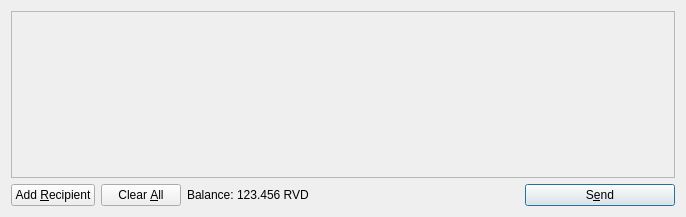
<?xml version="1.0" encoding="UTF-8"?>
<ui version="4.0">
 <class>SendCoinsDialog</class>
 <widget class="QDialog" name="SendCoinsDialog">
  <property name="geometry">
   <rect>
    <x>0</x>
    <y>0</y>
    <width>686</width>
    <height>217</height>
   </rect>
  </property>
  <property name="windowTitle">
   <string>Send Coins</string>
  </property>
  <layout class="QVBoxLayout" name="verticalLayout">
   <item>
    <widget class="QScrollArea" name="scrollArea">
     <property name="widgetResizable">
      <bool>true</bool>
     </property>
     <widget class="QWidget" name="scrollAreaWidgetContents">
      <property name="geometry">
       <rect>
        <x>0</x>
        <y>0</y>
        <width>666</width>
        <height>165</height>
       </rect>
      </property>
      <layout class="QVBoxLayout" name="verticalLayout_2">
       <property name="margin">
        <number>0</number>
       </property>
       <item>
        <layout class="QVBoxLayout" name="entries">
         <property name="spacing">
          <number>6</number>
         </property>
        </layout>
       </item>
       <item>
        <spacer name="verticalSpacer">
         <property name="orientation">
          <enum>Qt::Vertical</enum>
         </property>
         <property name="sizeHint" stdset="0">
          <size>
           <width>20</width>
           <height>40</height>
          </size>
         </property>
        </spacer>
       </item>
      </layout>
     </widget>
    </widget>
   </item>
   <item>
    <layout class="QHBoxLayout" name="horizontalLayout">
     <item>
      <widget class="QPushButton" name="addButton">
       <property name="toolTip">
        <string>Send to multiple recipients at once</string>
       </property>
       <property name="text">
        <string>Add &amp;Recipient</string>
       </property>
       <property name="icon">
        <iconset resource="../bitcoin.qrc">
         <normaloff>:/icons/add</normaloff>:/icons/add</iconset>
       </property>
       <property name="autoDefault">
        <bool>false</bool>
       </property>
      </widget>
     </item>
     <item>
      <widget class="QPushButton" name="clearButton">
       <property name="sizePolicy">
        <sizepolicy hsizetype="Minimum" vsizetype="Fixed">
         <horstretch>0</horstretch>
         <verstretch>0</verstretch>
        </sizepolicy>
       </property>
       <property name="toolTip">
        <string>Remove all transaction fields</string>
       </property>
       <property name="text">
        <string>Clear &amp;All</string>
       </property>
       <property name="icon">
        <iconset resource="../bitcoin.qrc">
         <normaloff>:/icons/remove</normaloff>:/icons/remove</iconset>
       </property>
       <property name="autoRepeatDelay">
        <number>300</number>
       </property>
       <property name="autoDefault">
        <bool>false</bool>
       </property>
      </widget>
     </item>
     <item>
      <layout class="QHBoxLayout" name="horizontalLayout_2">
       <property name="spacing">
        <number>3</number>
       </property>
       <item>
        <widget class="QLabel" name="label">
         <property name="text">
          <string>Balance:</string>
         </property>
        </widget>
       </item>
       <item>
        <widget class="QLabel" name="labelBalance">
         <property name="cursor">
          <cursorShape>IBeamCursor</cursorShape>
         </property>
         <property name="text">
          <string>123.456 RVD</string>
         </property>
         <property name="textInteractionFlags">
          <set>Qt::LinksAccessibleByMouse|Qt::TextSelectableByKeyboard|Qt::TextSelectableByMouse</set>
         </property>
        </widget>
       </item>
      </layout>
     </item>
     <item>
      <spacer name="horizontalSpacer">
       <property name="orientation">
        <enum>Qt::Horizontal</enum>
       </property>
       <property name="sizeHint" stdset="0">
        <size>
         <width>40</width>
         <height>20</height>
        </size>
       </property>
      </spacer>
     </item>
     <item>
      <widget class="QPushButton" name="sendButton">
       <property name="minimumSize">
        <size>
         <width>150</width>
         <height>0</height>
        </size>
       </property>
       <property name="toolTip">
        <string>Confirm the send action</string>
       </property>
       <property name="text">
        <string>S&amp;end</string>
       </property>
       <property name="icon">
        <iconset resource="../bitcoin.qrc">
         <normaloff>:/icons/send</normaloff>:/icons/send</iconset>
       </property>
       <property name="default">
        <bool>true</bool>
       </property>
      </widget>
     </item>
    </layout>
   </item>
  </layout>
 </widget>
 <resources>
  <include location="../bitcoin.qrc"/>
 </resources>
 <connections/>
</ui>
